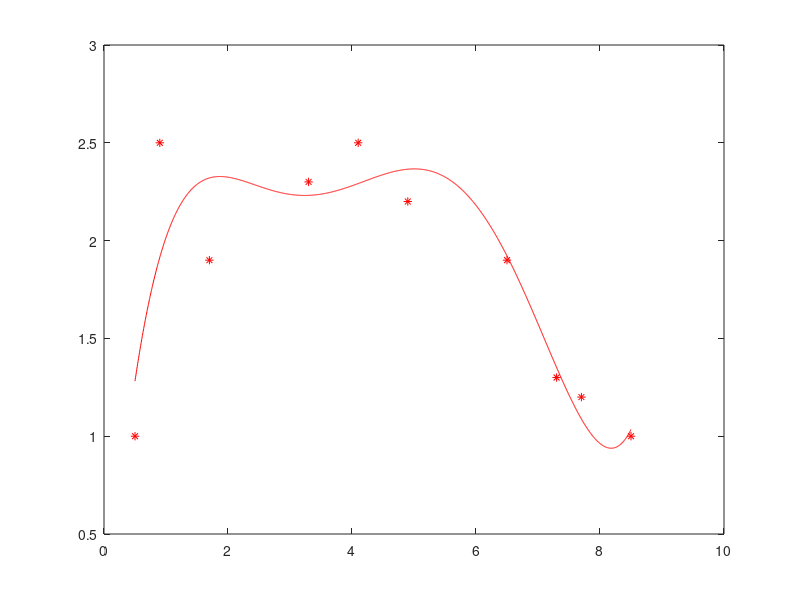

MATLAB code to generate this figure:
clear
clc

%Create variables
x=[.5 .9 1.7 3.3 4.1 4.9 6.5 7.3 7.7 8.5];
y=[1 2.5 1.9 2.3 2.5 2.2 1.9 1.3 1.2 1];
%Get order from user
order=input('Please input the order of your line of best fit: ')
%Find Coefficients
Coeffs=polyfit(x,y,order);

%Evaluate polynomial at each x
% fitpoints=polyval(Coeffs,x);
% 
% %Plot these values
% plot(x,y,'*r',x,fitpoints,'r-')

%Generate large number of x values

xnew=linspace(min(x),max(x),2000);
fitpoints=polyval(Coeffs,xnew);

%New Plot
plot(x,y,'*r',xnew,fitpoints,'-r')
